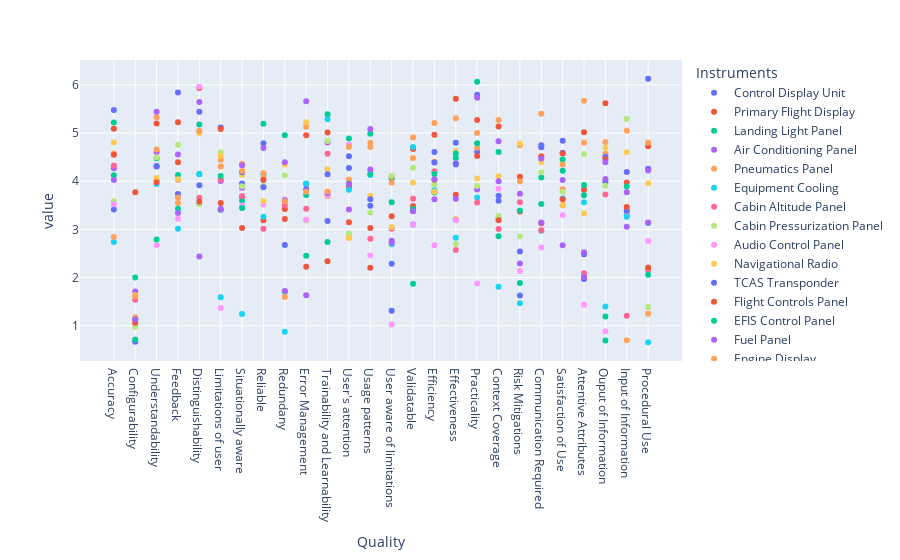

This figure's notebook cell:
### Code cell
fig = px.scatter(jitteredMelt, x="Quality", y="value", color="Instruments")
fig.show()

### Figure 1 — Plotly figure (JSON) as saved in the notebook; plotly's stock layout.template omitted (floating-point values rounded to 4 significant figures)
{"data": [{"hovertemplate": "Instruments=Control Display Unit<br>Quality=%{x}<br>value=%{y}<extra></extra>", "legendgroup": "Control Display Unit", "marker": {"color": "#636efa", "symbol": "circle"}, "mode": "markers", "name": "Control Display Unit", "showlegend": true, "type": "scatter", "x": ["Accuracy", "Configurability", "Understandability", "Feedback", "Distinguishability", "Limitations of user", "Situationally aware", "Reliable", "Redundany", "Error Management", "Trainability and Learnability", "User's attention", "Usage patterns", "User aware of limitations", "Validatable", "Efficiency", "Effectiveness", "Practicality", "Context Coverage", "Risk Mitigations", "Communication Required", "Satisfaction of Use", "Attentive Attributes", "Ouput of Information", "Input of Information", "Procedural Use"], "xaxis": "x", "y": [3.412, 1.157, 4.314, 3.734, 5.441, 5.114, 3.951, 4.788, 2.679, 3.941, 3.176, 4.273, 3.49, 1.311, 3.103, 4.609, 4.799, 4.61, 3.597, 2.542, 4.708, 4.59, 2.484, 3.991, 4.192, 4.261], "yaxis": "y"}, {"hovertemplate": "Instruments=Primary Flight Display<br>Quality=%{x}<br>value=%{y}<extra></extra>", "legendgroup": "Primary Flight Display", "marker": {"color": "#EF553B", "symbol": "circle"}, "mode": "markers", "name": "Primary Flight Display", "showlegend": true, "type": "scatter", "x": ["Accuracy", "Configurability", "Understandability", "Feedback", "Distinguishability", "Limitations of user", "Situationally aware", "Reliable", "Redundany", "Error Management", "Trainability and Learnability", "User's attention", "Usage patterns", "User aware of limitations", "Validatable", "Efficiency", "Effectiveness", "Practicality", "Context Coverage", "Risk Mitigations", "Communication Required", "Satisfaction of Use", "Attentive Attributes", "Ouput of Information", "Input of Information", "Procedural Use"], "xaxis": "x", "y": [5.087, 3.769, 5.2, 5.224, 5.934, 5.082, 3.681, 3.188, 3.423, 4.953, 5.01, 3.888, 2.203, 4.079, 4.67, 4.965, 5.711, 4.522, 5.137, 4.094, 3.126, 4.573, 3.825, 5.619, 3.973, 4.725], "yaxis": "y"}, {"hovertemplate": "Instruments=Landing Light Panel<br>Quality=%{x}<br>value=%{y}<extra></extra>", "legendgroup": "Landing Light Panel", "marker": {"color": "#00cc96", "symbol": "circle"}, "mode": "markers", "name": "Landing Light Panel", "showlegend": true, "type": "scatter", "x": ["Accuracy", "Configurability", "Understandability", "Feedback", "Distinguishability", "Limitations of user", "Situationally aware", "Reliable", "Redundany", "Error Management", "Trainability and Learnability", "User's attention", "Usage patterns", "User aware of limitations", "Validatable", "Efficiency", "Effectiveness", "Practicality", "Context Coverage", "Risk Mitigations", "Communication Required", "Satisfaction of Use", "Attentive Attributes", "Ouput of Information", "Input of Information", "Procedural Use"], "xaxis": "x", "y": [4.122, 2.004, 4.477, 4.127, 4.15, 3.406, 3.602, 4.147, 1.704, 2.452, 5.391, 4.889, 4.986, 4.063, 1.874, 3.764, 4.481, 6.067, 2.86, 1.89, 4.079, 4.452, 3.711, 0.6955, 3.3, 3.135], "yaxis": "y"}, {"hovertemplate": "Instruments=Air Conditioning Panel<br>Quality=%{x}<br>value=%{y}<extra></extra>", "legendgroup": "Air Conditioning Panel", "marker": {"color": "#ab63fa", "symbol": "circle"}, "mode": "markers", "name": "Air Conditioning Panel", "showlegend": true, "type": "scatter", "x": ["Accuracy", "Configurability", "Understandability", "Feedback", "Distinguishability", "Limitations of user", "Situationally aware", "Reliable", "Redundany", "Error Management", "Trainability and Learnability", "User's attention", "Usage patterns", "User aware of limitations", "Validatable", "Efficiency", "Effectiveness", "Practicality", "Context Coverage", "Risk Mitigations", "Communication Required", "Satisfaction of Use", "Attentive Attributes", "Ouput of Information", "Input of Information", "Procedural Use"], "xaxis": "x", "y": [4.269, 1.709, 4.6, 4.557, 2.436, 4.005, 3.867, 3.889, 1.719, 1.636, 4.804, 3.415, 5.082, 2.763, 3.427, 3.625, 4.375, 3.828, 4.828, 2.291, 3.142, 2.672, 2.526, 4.046, 3.056, 3.143], "yaxis": "y"}, {"hovertemplate": "Instruments=Pneumatics Panel<br>Quality=%{x}<br>value=%{y}<extra></extra>", "legendgroup": "Pneumatics Panel", "marker": {"color": "#FFA15A", "symbol": "circle"}, "mode": "markers", "name": "Pneumatics Panel", "showlegend": true, "type": "scatter", "x": ["Accuracy", "Configurability", "Understandability", "Feedback", "Distinguishability", "Limitations of user", "Situationally aware", "Reliable", "Redundany", "Error Management", "Trainability and Learnability", "User's attention", "Usage patterns", "User aware of limitations", "Validatable", "Efficiency", "Effectiveness", "Practicality", "Context Coverage", "Risk Mitigations", "Communication Required", "Satisfaction of Use", "Attentive Attributes", "Ouput of Information", "Input of Information", "Procedural Use"], "xaxis": "x", "y": [4.575, 1.177, 5.329, 3.662, 5.041, 4.445, 4.363, 4.084, 1.598, 5.132, 3.689, 4.035, 4.713, 4.098, 4.481, 4.407, 3.209, 4.695, 3.238, 4.749, 4.517, 3.831, 4.799, 4.573, 5.049, 1.249], "yaxis": "y"}, {"hovertemplate": "Instruments=Equipment Cooling<br>Quality=%{x}<br>value=%{y}<extra></extra>", "legendgroup": "Equipment Cooling", "marker": {"color": "#19d3f3", "symbol": "circle"}, "mode": "markers", "name": "Equipment Cooling", "showlegend": true, "type": "scatter", "x": ["Accuracy", "Configurability", "Understandability", "Feedback", "Distinguishability", "Limitations of user", "Situationally aware", "Reliable", "Redundany", "Error Management", "Trainability and Learnability", "User's attention", "Usage patterns", "User aware of limitations", "Validatable", "Efficiency", "Effectiveness", "Practicality", "Context Coverage", "Risk Mitigations", "Communication Required", "Satisfaction of Use", "Attentive Attributes", "Ouput of Information", "Input of Information", "Procedural Use"], "xaxis": "x", "y": [2.738, 1.129, 3.945, 3.014, 4.146, 1.591, 1.243, 3.262, 0.8754, 3.953, 5.289, 3.823, 4.129, 2.69, 4.71, 3.815, 2.829, 3.662, 1.81, 1.465, 2.972, 3.641, 3.565, 1.398, 3.26, 0.6587], "yaxis": "y"}, {"hovertemplate": "Instruments=Cabin Altitude Panel<br>Quality=%{x}<br>value=%{y}<extra></extra>", "legendgroup": "Cabin Altitude Panel", "marker": {"color": "#FF6692", "symbol": "circle"}, "mode": "markers", "name": "Cabin Altitude Panel", "showlegend": true, "type": "scatter", "x": ["Accuracy", "Configurability", "Understandability", "Feedback", "Distinguishability", "Limitations of user", "Situationally aware", "Reliable", "Redundany", "Error Management", "Trainability and Learnability", "User's attention", "Usage patterns", "User aware of limitations", "Validatable", "Efficiency", "Effectiveness", "Practicality", "Context Coverage", "Risk Mitigations", "Communication Required", "Satisfaction of Use", "Attentive Attributes", "Ouput of Information", "Input of Information", "Procedural Use"], "xaxis": "x", "y": [4.326, 1.538, 4.021, 4.032, 3.656, 4.036, 3.688, 3.013, 3.503, 3.43, 4.572, 2.832, 2.805, 3.016, 3.635, 4.208, 2.571, 3.561, 3.008, 3.562, 2.98, 3.502, 2.09, 3.723, 1.208, 2.158], "yaxis": "y"}, {"hovertemplate": "Instruments=Cabin Pressurization Panel<br>Quality=%{x}<br>value=%{y}<extra></extra>", "legendgroup": "Cabin Pressurization Panel", "marker": {"color": "#B6E880", "symbol": "circle"}, "mode": "markers", "name": "Cabin Pressurization Panel", "showlegend": true, "type": "scatter", "x": ["Accuracy", "Configurability", "Understandability", "Feedback", "Distinguishability", "Limitations of user", "Situationally aware", "Reliable", "Redundany", "Error Management", "Trainability and Learnability", "User's attention", "Usage patterns", "User aware of limitations", "Validatable", "Efficiency", "Effectiveness", "Practicality", "Context Coverage", "Risk Mitigations", "Communication Required", "Satisfaction of Use", "Attentive Attributes", "Ouput of Information", "Input of Information", "Procedural Use"], "xaxis": "x", "y": [3.586, 0.9784, 4.499, 4.757, 3.524, 4.597, 3.897, 3.902, 4.122, 3.185, 4.838, 2.913, 3.35, 4.112, 4.279, 3.933, 2.696, 3.899, 3.277, 2.854, 4.189, 3.781, 4.558, 3.909, 5.292, 1.388], "yaxis": "y"}, {"hovertemplate": "Instruments=Audio Control Panel<br>Quality=%{x}<br>value=%{y}<extra></extra>", "legendgroup": "Audio Control Panel", "marker": {"color": "#FF97FF", "symbol": "circle"}, "mode": "markers", "name": "Audio Control Panel", "showlegend": true, "type": "scatter", "x": ["Accuracy", "Configurability", "Understandability", "Feedback", "Distinguishability", "Limitations of user", "Situationally aware", "Reliable", "Redundany", "Error Management", "Trainability and Learnability", "User's attention", "Usage patterns", "User aware of limitations", "Validatable", "Efficiency", "Effectiveness", "Practicality", "Context Coverage", "Risk Mitigations", "Communication Required", "Satisfaction of Use", "Attentive Attributes", "Ouput of Information", "Input of Information", "Procedural Use"], "xaxis": "x", "y": [3.52, 1.122, 2.67, 3.222, 5.962, 1.366, 3.494, 3.519, 3.62, 3.2, 3.697, 4.767, 2.456, 1.024, 3.102, 2.669, 3.191, 1.877, 3.843, 2.137, 2.626, 3.297, 1.437, 0.8862, 3.37, 2.76], "yaxis": "y"}, {"hovertemplate": "Instruments=Navigational Radio<br>Quality=%{x}<br>value=%{y}<extra></extra>", "legendgroup": "Navigational Radio", "marker": {"color": "#FECB52", "symbol": "circle"}, "mode": "markers", "name": "Navigational Radio", "showlegend": true, "type": "scatter", "x": ["Accuracy", "Configurability", "Understandability", "Feedback", "Distinguishability", "Limitations of user", "Situationally aware", "Reliable", "Redundany", "Error Management", "Trainability and Learnability", "User's attention", "Usage patterns", "User aware of limitations", "Validatable", "Efficiency", "Effectiveness", "Practicality", "Context Coverage", "Risk Mitigations", "Communication Required", "Satisfaction of Use", "Attentive Attributes", "Ouput of Information", "Input of Information", "Procedural Use"], "xaxis": "x", "y": [4.803, 1.631, 4.067, 4.042, 4.996, 4.529, 4.136, 3.588, 4.348, 5.226, 4.251, 2.819, 3.7, 3.051, 3.969, 3.783, 4.623, 4.055, 4.106, 4.786, 4.393, 3.506, 3.33, 4.694, 4.6, 3.958], "yaxis": "y"}, {"hovertemplate": "Instruments=TCAS Transponder<br>Quality=%{x}<br>value=%{y}<extra></extra>", "legendgroup": "TCAS Transponder", "marker": {"color": "#636efa", "symbol": "circle"}, "mode": "markers", "name": "TCAS Transponder", "showlegend": true, "type": "scatter", "x": ["Accuracy", "Configurability", "Understandability", "Feedback", "Distinguishability", "Limitations of user", "Situationally aware", "Reliable", "Redundany", "Error Management", "Trainability and Learnability", "User's attention", "Usage patterns", "User aware of limitations", "Validatable", "Efficiency", "Effectiveness", "Practicality", "Context Coverage", "Risk Mitigations", "Communication Required", "Satisfaction of Use", "Attentive Attributes", "Ouput of Information", "Input of Information", "Procedural Use"], "xaxis": "x", "y": [5.479, 0.6689, 4.307, 5.841, 3.916, 3.423, 4.187, 3.873, 3.6, 3.834, 4.145, 4.519, 3.626, 2.287, 3.382, 4.39, 4.349, 5.798, 3.701, 1.63, 4.749, 4.84, 1.971, 4.502, 3.388, 6.126], "yaxis": "y"}, {"hovertemplate": "Instruments=Flight Controls Panel<br>Quality=%{x}<br>value=%{y}<extra></extra>", "legendgroup": "Flight Controls Panel", "marker": {"color": "#EF553B", "symbol": "circle"}, "mode": "markers", "name": "Flight Controls Panel", "showlegend": true, "type": "scatter", "x": ["Accuracy", "Configurability", "Understandability", "Feedback", "Distinguishability", "Limitations of user", "Situationally aware", "Reliable", "Redundany", "Error Management", "Trainability and Learnability", "User's attention", "Usage patterns", "User aware of limitations", "Validatable", "Efficiency", "Effectiveness", "Practicality", "Context Coverage", "Risk Mitigations", "Communication Required", "Satisfaction of Use", "Attentive Attributes", "Ouput of Information", "Input of Information", "Procedural Use"], "xaxis": "x", "y": [4.552, 1.061, 3.977, 4.394, 3.575, 3.548, 3.029, 4.025, 3.215, 2.224, 2.341, 3.147, 3.028, 3.273, 3.487, 4.03, 3.721, 5.273, 3.193, 3.373, 4.512, 3.625, 5.017, 4.452, 3.466, 2.212], "yaxis": "y"}, {"hovertemplate": "Instruments=EFIS Control Panel<br>Quality=%{x}<br>value=%{y}<extra></extra>", "legendgroup": "EFIS Control Panel", "marker": {"color": "#00cc96", "symbol": "circle"}, "mode": "markers", "name": "EFIS Control Panel", "showlegend": true, "type": "scatter", "x": ["Accuracy", "Configurability", "Understandability", "Feedback", "Distinguishability", "Limitations of user", "Situationally aware", "Reliable", "Redundany", "Error Management", "Trainability and Learnability", "User's attention", "Usage patterns", "User aware of limitations", "Validatable", "Efficiency", "Effectiveness", "Practicality", "Context Coverage", "Risk Mitigations", "Communication Required", "Satisfaction of Use", "Attentive Attributes", "Ouput of Information", "Input of Information", "Procedural Use"], "xaxis": "x", "y": [5.221, 0.7122, 2.792, 3.43, 5.177, 4.108, 3.443, 5.194, 4.957, 3.714, 2.741, 3.946, 4.157, 3.565, 3.426, 4.151, 4.575, 4.789, 4.609, 3.393, 3.526, 4.219, 3.922, 1.191, 3.893, 2.061], "yaxis": "y"}, {"hovertemplate": "Instruments=Fuel Panel<br>Quality=%{x}<br>value=%{y}<extra></extra>", "legendgroup": "Fuel Panel", "marker": {"color": "#ab63fa", "symbol": "circle"}, "mode": "markers", "name": "Fuel Panel", "showlegend": true, "type": "scatter", "x": ["Accuracy", "Configurability", "Understandability", "Feedback", "Distinguishability", "Limitations of user", "Situationally aware", "Reliable", "Redundany", "Error Management", "Trainability and Learnability", "User's attention", "Usage patterns", "User aware of limitations", "Validatable", "Efficiency", "Effectiveness", "Practicality", "Context Coverage", "Risk Mitigations", "Communication Required", "Satisfaction of Use", "Attentive Attributes", "Ouput of Information", "Input of Information", "Procedural Use"], "xaxis": "x", "y": [4.026, 1.132, 5.441, 3.34, 5.645, 3.412, 4.332, 4.691, 4.394, 5.663, 3.758, 3.942, 4.242, 2.724, 3.375, 4.039, 3.636, 5.732, 4.001, 3.738, 4.473, 4.028, 2.01, 4.393, 3.771, 4.222], "yaxis": "y"}, {"hovertemplate": "Instruments=Engine Display<br>Quality=%{x}<br>value=%{y}<extra></extra>", "legendgroup": "Engine Display", "marker": {"color": "#FFA15A", "symbol": "circle"}, "mode": "markers", "name": "Engine Display", "showlegend": true, "type": "scatter", "x": ["Accuracy", "Configurability", "Understandability", "Feedback", "Distinguishability", "Limitations of user", "Situationally aware", "Reliable", "Redundany", "Error Management", "Trainability and Learnability", "User's attention", "Usage patterns", "User aware of limitations", "Validatable", "Efficiency", "Effectiveness", "Practicality", "Context Coverage", "Risk Mitigations", "Communication Required", "Satisfaction of Use", "Attentive Attributes", "Ouput of Information", "Input of Information", "Procedural Use"], "xaxis": "x", "y": [2.842, 1.606, 4.657, 3.548, 5.044, 4.308, 4.213, 4.165, 3.583, 3.779, 3.787, 4.708, 4.799, 3.966, 4.908, 5.207, 5.307, 5.0, 5.272, 3.997, 5.401, 4.348, 5.67, 4.812, 0.7001, 4.799], "yaxis": "y"}], "layout": {"legend": {"title": {"text": "Instruments"}, "tracegroupgap": 0}, "margin": {"t": 60}, "xaxis": {"anchor": "y", "domain": [0, 1], "title": {"text": "Quality"}}, "yaxis": {"anchor": "x", "domain": [0, 1], "title": {"text": "value"}}}}
